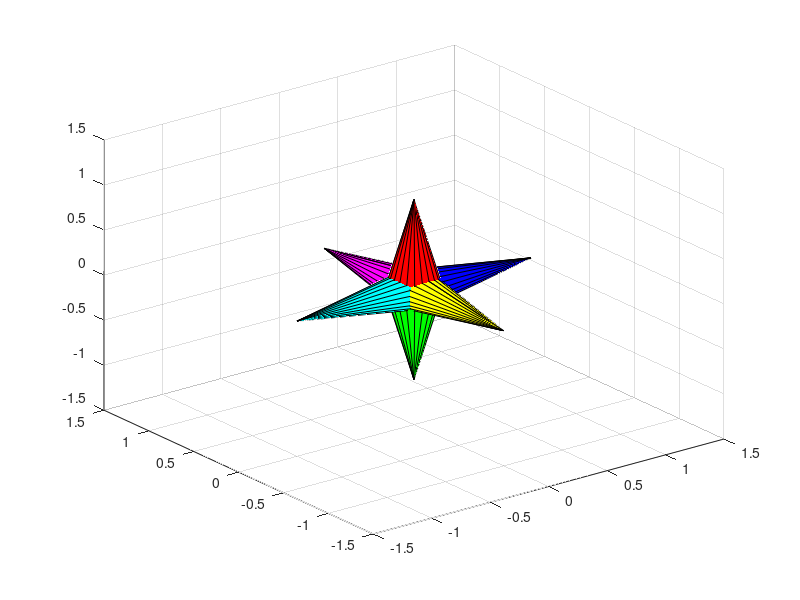

Source code (MATLAB): (Note: this script raises an error after producing the figure.)
%% Parent Transform

ax = axes('XLim',[-1.5 1.5],'YLim',[-1.5 1.5],'ZLim',[-1.5 1.5]);
view(3)
grid on
hold on

[x,y,z] = cylinder([.2 0]);
h(1) = surface(x,y,z,'FaceColor','red');
h(2) = surface(x,y,-z,'FaceColor','green');
h(3) = surface(z,x,y,'FaceColor','blue');
h(4) = surface(-z,x,y,'FaceColor','cyan');
h(5) = surface(y,z,x,'FaceColor','magenta');
h(6) = surface(y,-z,x,'FaceColor','yellow');

t = hgtransform('Parent',ax);
set(h,'Parent',t)

Rz = eye(4);
Sxy = Rz;

for r = 1:.1:2*pi
    % Z-axis rotation matrix
    Rz = makehgtform('zrotate',r);
    % Scaling matrix
    % Sxy = makehgtform('scale',r/4);
    % Concatenate the transforms and
    % set the transform Matrix property
    set(t,'Matrix',Rz*Sxy)
    drawnow
end
pause(1)